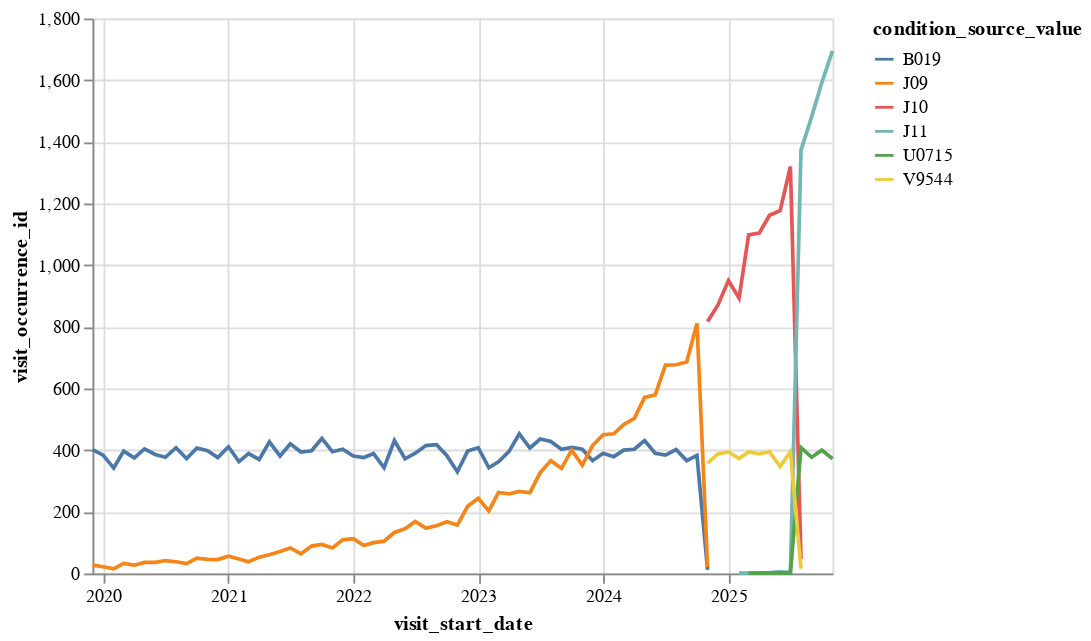

The cell this chart's notebook holds for it:
### Code cell
#TODO

### Figure 1 — Vega-Lite specification as saved in the notebook (floating-point values rounded to 4 significant figures; data arrays with more than 128 entries replaced by an {"elided": "..."} marker saying what was removed)
{"config": {"view": {"continuousWidth": 400, "continuousHeight": 300}}, "data": {"name": "data-9fb7b3fec9eea984d0e110563de3cf76"}, "mark": "line", "encoding": {"color": {"type": "nominal", "field": "condition_source_value"}, "x": {"type": "temporal", "field": "visit_start_date"}, "y": {"type": "quantitative", "field": "visit_occurrence_id"}}, "$schema": "https://vega.github.io/schema/vega-lite/v4.8.1.json", "datasets": {"data-9fb7b3fec9eea984d0e110563de3cf76": {"elided": "157 records"}}}
